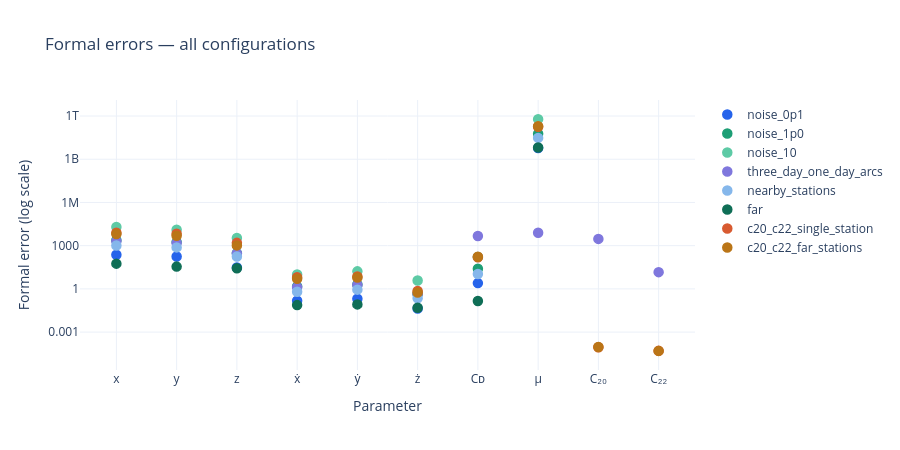
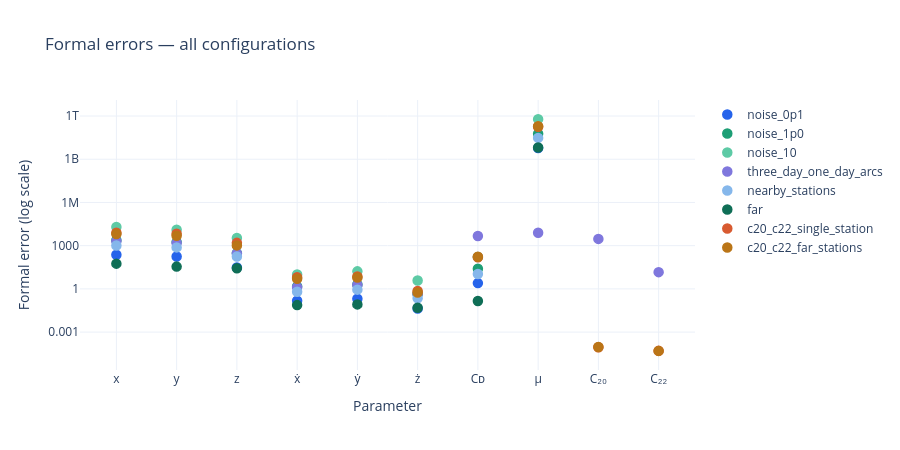

The code cell stored with these charts, in order, in its notebook:
### Code cell
plot_formal()

### Figure 1 — Plotly figure (JSON) as saved in the notebook; plotly's stock layout.template omitted (floating-point values rounded to 4 significant figures)
{"data": [{"hovertemplate": "<b>%{x}</b>: %{y:.3e}<extra>noise_0p1</extra>", "marker": {"color": "#2563EB", "line": {"color": "#2563EB", "width": 1.5}, "size": 9, "symbol": "circle"}, "mode": "markers", "name": "noise_0p1", "x": ["x", "y", "z", "ẋ", "ẏ", "ż", "Cᴅ", "μ"], "y": [236.3, 175.2, 30.49, 0.1489, 0.2044, 0.04405, 2.52, 5913000000.0], "type": "scatter"}, {"hovertemplate": "<b>%{x}</b>: %{y:.3e}<extra>noise_1p0</extra>", "marker": {"color": "#1D9E75", "line": {"color": "#1D9E75", "width": 1.5}, "size": 9, "symbol": "circle"}, "mode": "markers", "name": "noise_1p0", "x": ["x", "y", "z", "ẋ", "ẏ", "ż", "Cᴅ", "μ"], "y": [2373.0, 1764.0, 305.0, 1.501, 2.054, 0.4421, 25.38, 59110000000.0], "type": "scatter"}, {"hovertemplate": "<b>%{x}</b>: %{y:.3e}<extra>noise_10</extra>", "marker": {"color": "#5DCAA5", "line": {"color": "#5DCAA5", "width": 1.5}, "size": 9, "symbol": "circle"}, "mode": "markers", "name": "noise_10", "x": ["x", "y", "z", "ẋ", "ẏ", "ż", "Cᴅ", "μ"], "y": [19690.0, 12620.0, 3399.0, 10.16, 16.46, 3.809, 162.4, 607000000000.0], "type": "scatter"}, {"hovertemplate": "<b>%{x}</b>: %{y:.3e}<extra>three_day_one_day_arcs</extra>", "marker": {"color": "#7F77DD", "line": {"color": "#7F77DD", "width": 1.5}, "size": 9, "symbol": "circle"}, "mode": "markers", "name": "three_day_one_day_arcs", "x": ["x", "y", "z", "ẋ", "ẏ", "ż", "Cᴅ", "μ", "C₂₀", "C₂₂"], "y": [2047.0, 1561.0, 286.2, 1.315, 1.844, 0.438, 4680.0, 7900.0, 2949.0, 14.54, 12.68, 3.289, 5983.0, 7156.0, 1465.0, 3.946, 4.458, 1.461, 22.03, 46520000000.0], "type": "scatter"}, {"hovertemplate": "<b>%{x}</b>: %{y:.3e}<extra>nearby_stations</extra>", "marker": {"color": "#85B7EB", "line": {"color": "#85B7EB", "width": 1.5}, "size": 9, "symbol": "circle"}, "mode": "markers", "name": "nearby_stations", "x": ["x", "y", "z", "ẋ", "ẏ", "ż", "Cᴅ", "μ"], "y": [1019.0, 757.5, 175.2, 0.635, 0.8861, 0.2229, 10.85, 30140000000.0], "type": "scatter"}, {"hovertemplate": "<b>%{x}</b>: %{y:.3e}<extra>far</extra>", "marker": {"color": "#0F6E56", "line": {"color": "#0F6E56", "width": 1.5}, "size": 9, "symbol": "circle"}, "mode": "markers", "name": "far", "x": ["x", "y", "z", "ẋ", "ẏ", "ż", "Cᴅ", "μ"], "y": [56.32, 35.22, 26.85, 0.0746, 0.0838, 0.04843, 0.144, 6485000000.0], "type": "scatter"}, {"hovertemplate": "<b>%{x}</b>: %{y:.3e}<extra>c20_c22_single_station</extra>", "marker": {"color": "#D85A30", "line": {"color": "#D85A30", "width": 1.5}, "size": 9, "symbol": "circle"}, "mode": "markers", "name": "c20_c22_single_station", "x": ["x", "y", "z", "ẋ", "ẏ", "ż", "Cᴅ", "μ", "C₂₀", "C₂₂"], "y": [7906.0, 6695.0, 1565.0, 6.522, 7.324, 0.7126, 156.2, 178100000000.0, 8.882e-05, 5.002e-05], "type": "scatter"}, {"hovertemplate": "<b>%{x}</b>: %{y:.3e}<extra>c20_c22_far_stations</extra>", "marker": {"color": "#BA7517", "line": {"color": "#BA7517", "width": 1.5}, "size": 9, "symbol": "circle"}, "mode": "markers", "name": "c20_c22_far_stations", "x": ["x", "y", "z", "ẋ", "ẏ", "ż", "Cᴅ", "μ", "C₂₀", "C₂₂"], "y": [6378.0, 4864.0, 1041.0, 5.082, 6.05, 0.5597, 171.4, 192200000000.0, 9.191e-05, 4.976e-05], "type": "scatter"}], "layout": {"yaxis": {"type": "log", "title": {"text": "Formal error (log scale)"}}, "title": {"text": "Formal errors — all configurations"}, "xaxis": {"title": {"text": "Parameter"}}, "height": 450, "hovermode": "closest"}}

### Figure 2 — Plotly figure (JSON) as saved in the notebook; plotly's stock layout.template omitted (floating-point values rounded to 4 significant figures)
{"data": [{"hovertemplate": "<b>%{x}</b>: %{y:.3e}<extra>noise_0p1</extra>", "marker": {"color": "#2563EB", "line": {"color": "#2563EB", "width": 1.5}, "size": 9, "symbol": "circle"}, "mode": "markers", "name": "noise_0p1", "x": ["x", "y", "z", "ẋ", "ẏ", "ż", "Cᴅ", "μ"], "y": [236.3, 175.2, 30.49, 0.1489, 0.2044, 0.04405, 2.52, 5913000000.0], "type": "scatter"}, {"hovertemplate": "<b>%{x}</b>: %{y:.3e}<extra>noise_1p0</extra>", "marker": {"color": "#1D9E75", "line": {"color": "#1D9E75", "width": 1.5}, "size": 9, "symbol": "circle"}, "mode": "markers", "name": "noise_1p0", "x": ["x", "y", "z", "ẋ", "ẏ", "ż", "Cᴅ", "μ"], "y": [2373.0, 1764.0, 305.0, 1.501, 2.054, 0.4421, 25.38, 59110000000.0], "type": "scatter"}, {"hovertemplate": "<b>%{x}</b>: %{y:.3e}<extra>noise_10</extra>", "marker": {"color": "#5DCAA5", "line": {"color": "#5DCAA5", "width": 1.5}, "size": 9, "symbol": "circle"}, "mode": "markers", "name": "noise_10", "x": ["x", "y", "z", "ẋ", "ẏ", "ż", "Cᴅ", "μ"], "y": [19690.0, 12620.0, 3399.0, 10.16, 16.46, 3.809, 162.4, 607000000000.0], "type": "scatter"}, {"hovertemplate": "<b>%{x}</b>: %{y:.3e}<extra>three_day_one_day_arcs</extra>", "marker": {"color": "#7F77DD", "line": {"color": "#7F77DD", "width": 1.5}, "size": 9, "symbol": "circle"}, "mode": "markers", "name": "three_day_one_day_arcs", "x": ["x", "y", "z", "ẋ", "ẏ", "ż", "Cᴅ", "μ", "C₂₀", "C₂₂"], "y": [2047.0, 1561.0, 286.2, 1.315, 1.844, 0.438, 4680.0, 7900.0, 2949.0, 14.54, 12.68, 3.289, 5983.0, 7156.0, 1465.0, 3.946, 4.458, 1.461, 22.03, 46520000000.0], "type": "scatter"}, {"hovertemplate": "<b>%{x}</b>: %{y:.3e}<extra>nearby_stations</extra>", "marker": {"color": "#85B7EB", "line": {"color": "#85B7EB", "width": 1.5}, "size": 9, "symbol": "circle"}, "mode": "markers", "name": "nearby_stations", "x": ["x", "y", "z", "ẋ", "ẏ", "ż", "Cᴅ", "μ"], "y": [1019.0, 757.5, 175.2, 0.635, 0.8861, 0.2229, 10.85, 30140000000.0], "type": "scatter"}, {"hovertemplate": "<b>%{x}</b>: %{y:.3e}<extra>far</extra>", "marker": {"color": "#0F6E56", "line": {"color": "#0F6E56", "width": 1.5}, "size": 9, "symbol": "circle"}, "mode": "markers", "name": "far", "x": ["x", "y", "z", "ẋ", "ẏ", "ż", "Cᴅ", "μ"], "y": [56.32, 35.22, 26.85, 0.0746, 0.0838, 0.04843, 0.144, 6485000000.0], "type": "scatter"}, {"hovertemplate": "<b>%{x}</b>: %{y:.3e}<extra>c20_c22_single_station</extra>", "marker": {"color": "#D85A30", "line": {"color": "#D85A30", "width": 1.5}, "size": 9, "symbol": "circle"}, "mode": "markers", "name": "c20_c22_single_station", "x": ["x", "y", "z", "ẋ", "ẏ", "ż", "Cᴅ", "μ", "C₂₀", "C₂₂"], "y": [7906.0, 6695.0, 1565.0, 6.522, 7.324, 0.7126, 156.2, 178100000000.0, 8.882e-05, 5.002e-05], "type": "scatter"}, {"hovertemplate": "<b>%{x}</b>: %{y:.3e}<extra>c20_c22_far_stations</extra>", "marker": {"color": "#BA7517", "line": {"color": "#BA7517", "width": 1.5}, "size": 9, "symbol": "circle"}, "mode": "markers", "name": "c20_c22_far_stations", "x": ["x", "y", "z", "ẋ", "ẏ", "ż", "Cᴅ", "μ", "C₂₀", "C₂₂"], "y": [6378.0, 4864.0, 1041.0, 5.082, 6.05, 0.5597, 171.4, 192200000000.0, 9.191e-05, 4.976e-05], "type": "scatter"}], "layout": {"yaxis": {"type": "log", "title": {"text": "Formal error (log scale)"}}, "title": {"text": "Formal errors — all configurations"}, "xaxis": {"title": {"text": "Parameter"}}, "height": 450, "hovermode": "closest"}}
